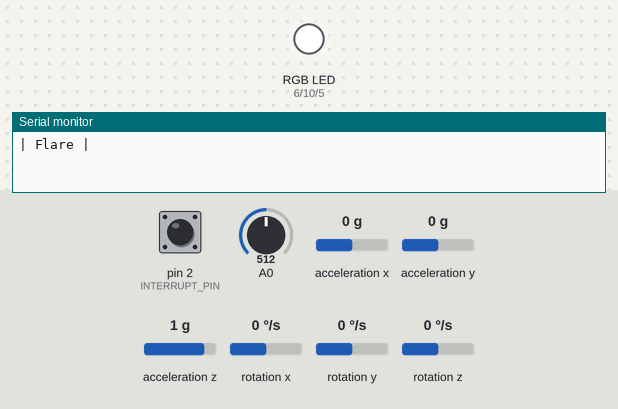
This sketch was run on a simulated Arduino Nano, built with avr-gcc and run on an emulated ATmega328P. On the bench: an RGB LED mixed from three pins (HIGH = lit), the last lines printed to the serial monitor. The test bench sets the inputs (shaded band); at power-on: A0 = 512, pin 2 (INTERRUPT_PIN) LOW, acceleration x 0 g, acceleration y 0 g, acceleration z 1 g, rotation x 0 °/s, rotation y 0 °/s, rotation z 0 °/s. Dim RGB values are drawn brighter than linear; the sensor or clock chip raises its interrupt line as the real part does; random numbers use the default seed unless the sketch sets one.

Above: at 1.7 s.
1.8 s: A0 set to 716
At 5.67 s:
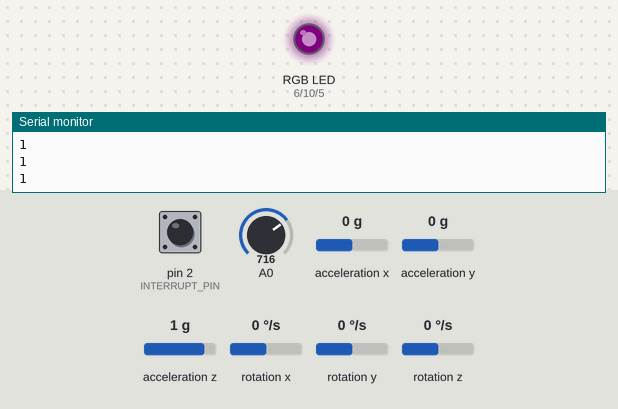
12.0 s: A0 set to 30
At 20.8 s:
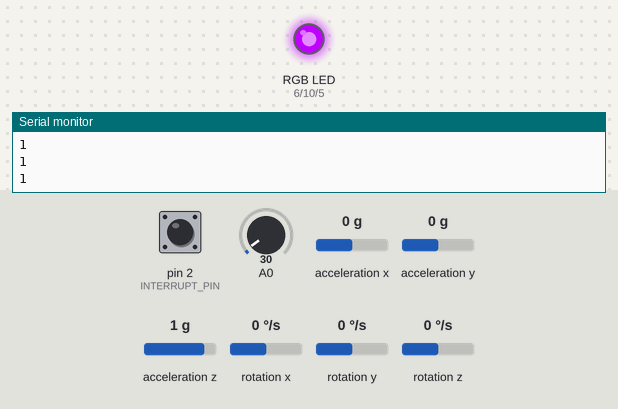
21.2 s: A0 set to 306
At 27.21 s:
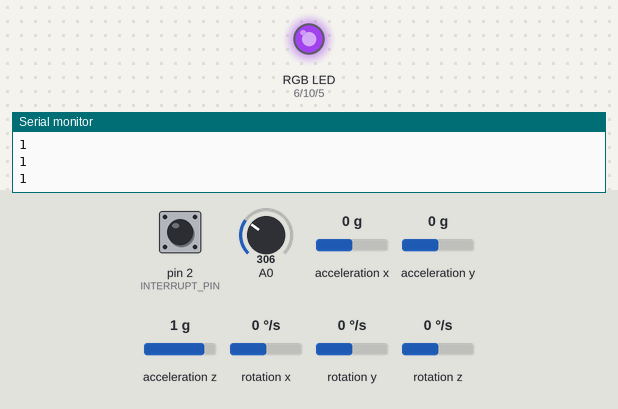
27.9 s: A0 set to 6
Timing chart, 0 to 47.9 s (numbered marks = the images above; inputs shaded):
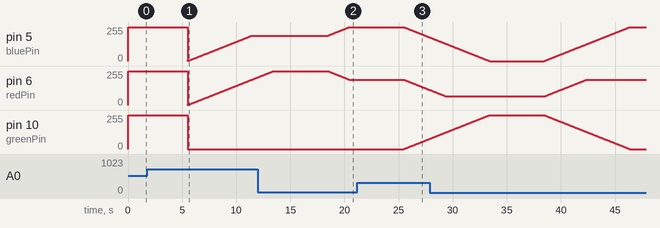

Measured:
- after the input at 12.0 s, pin 5 (bluePin): moves from 191/255 to 255/255 over 2.0 s, starting after 6.5 s
- after the input at 21.2 s, pin 5 (bluePin): moves from 255/255 to 177/255 over 2.4 s, starting after 4.3 s; pin 6 (redPin): moves from 191/255 to 113/255 over 2.4 s, starting after 4.3 s; pin 10 (greenPin): moves from 0/255 to 78/255 over 2.4 s, starting after 4.3 s

The sketch:

src.ino
```cpp
/*
  +--------+-----------+-------+--------+
  |  Nano  |  MPU6050  |  IR   |  LEDs  |
  +--------+-----------+-------+--------+
  |  D11   |           |  Out  |        |
  |  D6    |           |       |  Red   |
  |  D10   |           |       |  Green |
  |  D5    |           |       |  Blue  |
  |  D2    |  INT      |       |        |
  |  A4    |  SDA      |       |        |
  |  A5    |  SCL      |       |        |
  +--------+-----------+-------+--------+
*/

////////////////////////////////////////////////////////////////////////
//
//  ###
//   #  #    #  ####  #      #    # #####  ######  ####
//   #  ##   # #    # #      #    # #    # #      #
//   #  # #  # #      #      #    # #    # #####   ####
//   #  #  # # #      #      #    # #    # #           #
//   #  #   ## #    # #      #    # #    # #      #    #
//  ### #    #  ####  ######  ####  #####  ######  ####
//
////////////////////////////////////////////////////////////////////////

#include "ColourFade.h"
#include "I2Cdev.h"
#include "MPU6050_6Axis_MotionApps20.h"
#include "Streaming.h"

////////////////////////////////////////////////////////////////////////
//
//  ######
//  #     # ###### ###### # #    # # ##### #  ####  #    #  ####
//  #     # #      #      # ##   # #   #   # #    # ##   # #
//  #     # #####  #####  # # #  # #   #   # #    # # #  #  ####
//  #     # #      #      # #  # # #   #   # #    # #  # #      #
//  #     # #      #      # #   ## #   #   # #    # #   ## #    #
//  ######  ###### #      # #    # #   #   #  ####  #    #  ####
//
////////////////////////////////////////////////////////////////////////
#define redPin 6
#define greenPin 10
#define bluePin 5

#define INTERRUPT_PIN 2

////////////////////////////////////////////////////////////////////////
//
//  #     #
//  #     #   ##   #####  #####  #    #   ##   #####  ######
//  #     #  #  #  #    # #    # #    #  #  #  #    # #
//  ####### #    # #    # #    # #    # #    # #    # #####
//  #     # ###### #####  #    # # ## # ###### #####  #
//  #     # #    # #   #  #    # ##  ## #    # #   #  #
//  #     # #    # #    # #####  #    # #    # #    # ######
//
////////////////////////////////////////////////////////////////////////

// * Effects
ColourFade colourFade(redPin, greenPin, bluePin, 20);

// Gyro
MPU6050 mpu;

////////////////////////////////////////////////////////////////////////
//
//  #     #
//  #     #   ##   #####  #   ##   #####  #      ######  ####
//  #     #  #  #  #    # #  #  #  #    # #      #      #
//  #     # #    # #    # # #    # #####  #      #####   ####
//   #   #  ###### #####  # ###### #    # #      #           #
//    # #   #    # #   #  # #    # #    # #      #      #    #
//     #    #    # #    # # #    # #####  ###### ######  ####
//
////////////////////////////////////////////////////////////////////////
bool dmpReady = false;   // set true if DMP init was successful
uint8_t mpuIntStatus;    // holds actual interrupt status byte from MPU
uint8_t devStatus;       // return status after each device operation (0 = success, !0 = error)
uint16_t packetSize;     // expected DMP packet size (default is 42 bytes)
uint16_t fifoCount;      // count of all bytes currently in FIFO
uint8_t fifoBuffer[64];  // FIFO storage buffer

// orientation/motion vars
Quaternion q;         // [w, x, y, z]         quaternion container
VectorInt16 aa;       // [x, y, z]            accel sensor measurements
VectorInt16 aaReal;   // [x, y, z]            gravity-free accel sensor measurements
VectorFloat gravity;  // [x, y, z]            gravity vector
float euler[3];       // [psi, theta, phi]    Euler angle container
float ypr[3];         // [yaw, pitch, roll]   yaw/pitch/roll container and gravity vector

volatile bool mpuInterrupt = false;  // indicates whether MPU interrupt pin has gone high

// Virtual pin timers
long interval = 250;  // Wait time before taking reading
unsigned long previousMillis = 0;

bool test = false;
bool previousTest = false;

// Debounce stuff
bool lastShakeReading = false;
unsigned long lastDebounceTime = 0;  // the last time the output pin was toggled
unsigned long debounceDelay = 1;
int buttonState;
int lastButtonState = HIGH;

int mode = 1;
////////////////////////////////////////////////////////////////////////
//
//  ######                                                #####
//  #     # #####   ####   ####  ####¦#    ##   #    #    #     # #####   ##   #####  ##### #    # #####
//  #     # #    # #    # #    # #    #  #  #  ##  ##    #         #    #  #  #    #   #   #    # #    #
//  ######  #    # #    # #      #    # #    # # ## #     #####    #   #    # #    #   #   #    # #    #
//  #       #####  #    # #  ### #####  ###### #    #          #   #   ###### #####    #   #    # #####
//  #       #   #  #    # #    # #   #  #    # #    #    #     #   #   #    # #   #    #   #    # #
//  #       #    #  ####   ####  #    # #    # #    #     #####    #   #    # #    #   #    ####  #
//
////////////////////////////////////////////////////////////////////////
void setup() {
  Serial.begin(115200);
  setAll(0xffffff);

  startMPU();

  Serial << "| Flare |" << endl;
}

///////////////////////////////////////////////////////////////////////
//
//  #     #                    ######
//  ##   ##   ##   # #    #    #     # #####   ####   ####  #####    ##   #    #
//  # # # #  #  #  # ##   #    #     # #    # #    # #    # #    #  #  #  ##  ##
//  #  #  # #    # # # #  #    ######  #    # #    # #      #    # #    # # ## #
//  #     # ###### # #  # #    #       #####  #    # #  ### #####  ###### #    #
//  #     # #    # # #   ##    #       #   #  #    # #    # #   #  #    # #    #
//  #     # #    # # #    #    #       #    #  ####   ####  #    # #    # #    #
//
///////////////////////////////////////////////////////////////////////
void loop() {
  readAcceleration();
  readYawPitchRoll();
  mode = 1;

  // if (!dmpReady) return;
  if (mode == 1) {
    colourFade.run();
  } else if (mode == 2) {
    setAll(0x00ff00);
  } else if (mode == 3) {
    setAll(0xff7700);
  } else if (mode == 4) {
    setAll(0x00bfff);
  } else if (mode == 5) {
    setAll(0xff1000);
  }

  // if (mpu.dmpGetCurrentFIFOPacket(fifoBuffer)) {  // Get the Latest packet
  bool reading = checkShake();
  // Serial << reading << endl;

  // Serial << "Acceleration"
  //        << "\t" << aaReal.x << "\t" << aaReal.y << "\t" << aaReal.z;

  // Serial << "\tYPR"
  //        << "\t" << ypr[0] * 180 / M_PI << "\t" << ypr[1] * 180 / M_PI << "\t" << ypr[2] * 180 / M_PI << endl;

  if (reading != lastButtonState && reading) {
    Serial << "Shake detected" << endl;
    if (mode < 5) {
      mode++;
    } else {
      mode = 1;
    }
    // }
  }

  Serial << mode << endl;
  lastButtonState = reading;

  // unsigned long currentMillis = millis();
  // if (currentMillis - previousMillis >= interval) {
  //   previousMillis = currentMillis;

  //   // if (mode < 5) {
  //   //   mode++;
  //   // } else {
  //   //   mode = 1;
  //   // }
  // }

  // bool reading = checkShake();
  // // Serial << reading << endl;
  // readYawPitchRoll();

  // if (reading != lastButtonState && reading) {
  //   Serial << "Shake detected" << endl;

  //   if ((ypr[2] * 180 / M_PI > 45) && (ypr[2] * 180 / M_PI < 135)) {  // ⬆️
  //     setAll(0x00ff00);
  //   } else if ((ypr[2] * 180 / M_PI > 135) && (ypr[2] * 180 / M_PI < 225)) {  // ➡️
  //     setAll(0xff7700);
  //   } else if ((ypr[2] * 180 / M_PI > 225) && (ypr[2] * 180 / M_PI < 315)) {  // ⬇️
  //     setAll(0x00bfff);
  //   } else {  // ⬅️
  //     setAll(0xff1000);
  //   }
  //   // Serial << "YPR"
  //   //        << "\t" << ypr[0] * 180 / M_PI << "\t" << ypr[1] * 180 / M_PI << "\t" << ypr[2] * 180 / M_PI << endl;
  // }

  // lastButtonState = reading;

  // unsigned long currentMillis = millis();
  // if (currentMillis - previousMillis >= interval) {
  //   previousMillis = currentMillis;
  //   readYawPitchRoll();
  // }
  // Serial << "YPR"
  //        << "\t" << ypr[0] * 180 / M_PI << "\t" << ypr[1] * 180 / M_PI << "\t" << ypr[2] * 180 / M_PI << endl;

  // if ((millis() - lastDebounceTime) > debounceDelay) {
  //   // whatever the reading is at, it's been there for longer than the debounce
  //   // delay, so take it as the actual current state:

  //   // if the button state has changed:
  //   if (reading != buttonState) {
  //     buttonState = reading;

  //     // only toggle the LED if the new button state is HIGH
  //     if (buttonState == HIGH) {
  //       Serial << "Shake" << endl;
  //     }
  //   }
  // }

  // if (mpu.dmpGetCurrentFIFOPacket(fifoBuffer)) {  // Get the Latest packet

  //   readAcceleration();
  //   // Serial << "Acceleration"
  //   //        << "\t" << aaReal.x << "\t" << aaReal.y << "\t" << aaReal.z;

  //   int threshold = 8000;

  //   if ((aaReal.x > threshold || aaReal.x < -threshold) ||
  //       (aaReal.y > threshold || aaReal.y < -threshold) ||
  //       (aaReal.z > threshold || aaReal.z < -threshold)) {
  //     // if (!test) {
  //     //   test = true;
  //     //   Serial << "Shake" << endl;
  //     // } else {
  //     //   test = false;
  //     // }
  //     // digitalWrite(virtualPin, HIGH);
  //   }
  // }

  // Serial << "Virtual Pin:\t" << digitalRead(virtualPin) << endl;

  // setAll(0x00bfff);  // Scout
  // delay(5000);

  // setAll(0xff1000);  // Engie
  // delay(5000);

  // setAll(0xff7700);  // Driller
  // delay(5000);

  // setAll(0x00ff00);  // Gunner
  // delay(5000);

  // unsigned long currentMillis = millis();
  // if (currentMillis - previousMillis >= interval) {
  //   previousMillis = currentMillis;
  //   choice = colours[random(0, 25)];
  // }
}

void setAll(unsigned long colour) {
  int red = (colour & 0xff0000) >> 16;
  int green = (colour & 0x00ff00) >> 8;
  int blue = (colour & 0x0000ff);

  analogWrite(redPin, red);
  analogWrite(greenPin, green);
  analogWrite(bluePin, blue);
}

void dmpDataReady() {
  mpuInterrupt = true;
}
```

ColourFade.cpp
```cpp
#include "ColourFade.h"

#include "Arduino.h"
#include "Streaming.h"
using namespace std;

ColourFade::ColourFade(int redPin, int greenPin, int bluePin, int interval) {
  this->redPin = redPin;
  this->greenPin = greenPin;
  this->bluePin = bluePin;
  this->interval = interval;
}

//////////////////////////////////////////////////////////////////////////////
//
//  ######
//  #     # #    # #    #
//  #     # #    # ##   #
//  ######  #    # # #  #
//  #   #   #    # #  # #
//  #    #  #    # #   ##
//  #     #  ####  #    #
//
//////////////////////////////////////////////////////////////////////////////
void ColourFade::run() {
  run(interval);
}

void ColourFade::run(int wait) {
  currentMillis = millis();

  if (currentMillis - lastMillis >= wait) {
    lastMillis = currentMillis;

    // Serial << newRed - oldRed << "\t" << newGreen - oldGreen << "\t" << newBlue - oldBlue << endl;

    if (newRed - oldRed != 0 || newGreen - oldGreen != 0 || newBlue - oldBlue != 0) {
      oldRed = upDown(newRed, oldRed);
      oldGreen = upDown(newGreen, oldGreen);
      oldBlue = upDown(newBlue, oldBlue);
    } else if (newRed - oldRed == 0 && newGreen - oldGreen == 0 && newBlue - oldBlue == 0) {
      chooseNewColour();
    }

    updateLEDs();
  }
}

//////////////////////////////////////////////////////////////////////////////
//
//  #####                                         #####
// #     # #    #   ##   #    #  ####  ######    #     # #####  ###### ###### #####
// #       #    #  #  #  ##   # #    # #         #       #    # #      #      #    #
// #       ###### #    # # #  # #      #####      #####  #    # #####  #####  #    #
// #       #    # ###### #  # # #  ### #               # #####  #      #      #    #
// #     # #    # #    # #   ## #    # #         #     # #      #      #      #    #
//  #####  #    # #    # #    #  ####  ######     #####  #      ###### ###### #####
//
//////////////////////////////////////////////////////////////////////////////
void ColourFade::changeSpeed(int interval) {
  run();

  speedChangeCurrentMillis = millis();

  if (speedChangeCurrentMillis - speedChangeLastMillis >= interval) {
    speedChangeLastMillis = speedChangeCurrentMillis;

    if (slowDown) {
      if (getInterval() >= 3)
        setInterval(getInterval() - 1);
      else
        slowDown = false;
    }

    else if (!slowDown) {
      if (getInterval() <= initialInterval)
        setInterval(getInterval() + 1);
      else
        slowDown = true;
    }
  }
}

//////////////////////////////////////////////////////////////////////////////
//
// ###
//  #  #    # ##### ###### #####  #    #   ##   #
//  #  ##   #   #   #      #    # #    #  #  #  #
//  #  # #  #   #   #####  #    # #    # #    # #
//  #  #  # #   #   #      #####  #    # ###### #
//  #  #   ##   #   #      #   #   #  #  #    # #
// ### #    #   #   ###### #    #   ##   #    # ######
//
//////////////////////////////////////////////////////////////////////////////
void ColourFade::setInterval(int interval) {
  this->interval = interval;
}

int ColourFade::getInterval() {
  return interval;
}

void ColourFade::reset() {
  oldRed = 0;
  oldGreen = 0;
  oldBlue = 0;
}

void ColourFade::chooseNewColour() {
  // analogWrite(redPin, 0);
  // analogWrite(greenPin, 0);
  // analogWrite(bluePin, 0);
  delay(5 * 1000);  // Pause on final colour for a sec
  randomSeed(analogRead(0));

  int randomColour = random(0, sizeof(colours) / sizeof(colours[0]));

  uint32_t newColour = colours[randomColour];  // Pick a random colour from the table

  // uint32_t newColour = 0xff1000;
  newRed = (newColour & 0xff0000) >> 16;
  newGreen = (newColour & 0x00ff00) >> 8;
  newBlue = (newColour & 0x0000ff);

  // Serial << _HEX(newColour) << endl;
  // Serial << newRed << "\t" << newGreen << "\t" << newBlue << endl;
}

int ColourFade::upDown(int newVal, int oldVal) {
  if (newVal - oldVal > 0)
    return oldVal + 1;
  else if (newVal - oldVal < 0)
    return oldVal - 1;
  else if (newVal - oldVal == 0)
    return newVal;

  return 0;  // * Removes warning
}

void ColourFade::updateLEDs() {
  // Serial << oldRed << "\t" << oldGreen << "\t" << oldBlue << endl;
  analogWrite(redPin, oldRed);
  analogWrite(greenPin, oldGreen);
  analogWrite(bluePin, oldBlue);
}
```

ColourFade.h
```cpp
#ifndef COLOURFADE_H
#define COLOURFADE_H

class ColourFade {
 public:
  ColourFade(int redPin, int greenPin, int bluePin, int interval);  // Constructor

  void run();
  void run(int wait);
  void reset();
  void changeSpeed(int interval);  // Time to change to next speed
  void setInterval(int interval);
  void updateLEDs();

  int getInterval();

  void chooseNewColour();
  int upDown(int newVal, int oldVal);

 private:
  unsigned long colours[24] = {  // https://www.w3schools.com/colors/colors_picker.asp
      0xff4000, 0xff8000, 0xffbf00, 0xffff00, 0xbfff00, 0x80ff00,
      0x40ff00, 0x00ff00, 0x00ff40, 0x00ff80, 0x00ffbf, 0x00ffff,
      0x00bfff, 0x0080ff, 0x0040ff, 0x0000ff, 0x4000ff, 0x8000ff,
      0xbf00ff, 0xff00ff, 0xff00bf, 0xff0080, 0xff0040, 0xff0000};

  // Class colours
  // unsigned long colours[4] = {0x00bfff, 0xff1000, 0xff7700, 0x00ff00};  // Scout, Engie, Driller, Gunner

  int initialInterval;

  bool slowDown;

  int totalLEDs;

  int oldRed;
  int oldGreen;
  int oldBlue;

  int newRed;
  int newGreen;
  int newBlue;

  int redPin;
  int greenPin;
  int bluePin;

  // Timing Stuff
  long currentMillis;
  long lastMillis;
  int interval;

  long speedChangeCurrentMillis;
  long speedChangeLastMillis;
};
#endif
```

mpu.ino
```cpp
void startMPU() {
  Wire.begin();
  Wire.setClock(400000);

  mpu.initialize();
  pinMode(INTERRUPT_PIN, INPUT);

  // supply your own gyro offsets here, scaled for min sensitivity
  mpu.setXGyroOffset(72);
  mpu.setYGyroOffset(-51);
  mpu.setZGyroOffset(28);
  mpu.setXAccelOffset(-4254);
  mpu.setYAccelOffset(-1984);
  mpu.setZAccelOffset(1442);  // 1688 factory default for my test chip

  // make sure it worked (returns 0 if so)
  if (mpu.dmpInitialize() == 0) {
    // Calibration Time: generate offsets and calibrate our MPU6050
    mpu.CalibrateAccel(6);
    mpu.CalibrateGyro(6);
    mpu.PrintActiveOffsets();
    mpu.setDMPEnabled(true);
    attachInterrupt(digitalPinToInterrupt(INTERRUPT_PIN), dmpDataReady, RISING);
    mpuIntStatus = mpu.getIntStatus();

    dmpReady = true;

    // get expected DMP packet size for later comparison
    packetSize = mpu.dmpGetFIFOPacketSize();
  } else {
    // ERROR!
    // 1 = initial memory load failed
    // 2 = DMP configuration updates failed
    // (if it's going to break, usually the code will be 1)
    // Serial.print(F("DMP Initialization failed (code "));
    // Serial.print(devStatus);
    // Serial.println(F(")"));
  }
}

void readAcceleration() {
  mpu.dmpGetQuaternion(&q, fifoBuffer);
  mpu.dmpGetAccel(&aa, fifoBuffer);
  mpu.dmpGetGravity(&gravity, &q);
  mpu.dmpGetLinearAccel(&aaReal, &aa, &gravity);
}

int readYawPitchRoll() {
  // uint8_t fifoBuffer[64];  // FIFO storage buffer
  // Quaternion q;            // [w, x, y, z]         quaternion container
  // VectorFloat gravity;     // [x, y, z]            gravity vector

  mpu.dmpGetQuaternion(&q, fifoBuffer);
  mpu.dmpGetGravity(&gravity, &q);
  mpu.dmpGetYawPitchRoll(ypr, &q, &gravity);
}

bool checkShake() {
  if (mpu.dmpGetCurrentFIFOPacket(fifoBuffer)) {  // Get the Latest packet

    readAcceleration();

    int threshold = 10000;

    if ((aaReal.x > threshold || aaReal.x < -threshold) ||
        (aaReal.y > threshold || aaReal.y < -threshold) ||
        (aaReal.z > threshold || aaReal.z < -threshold)) {
      return true;
    }
    return false;
  }
}
```
